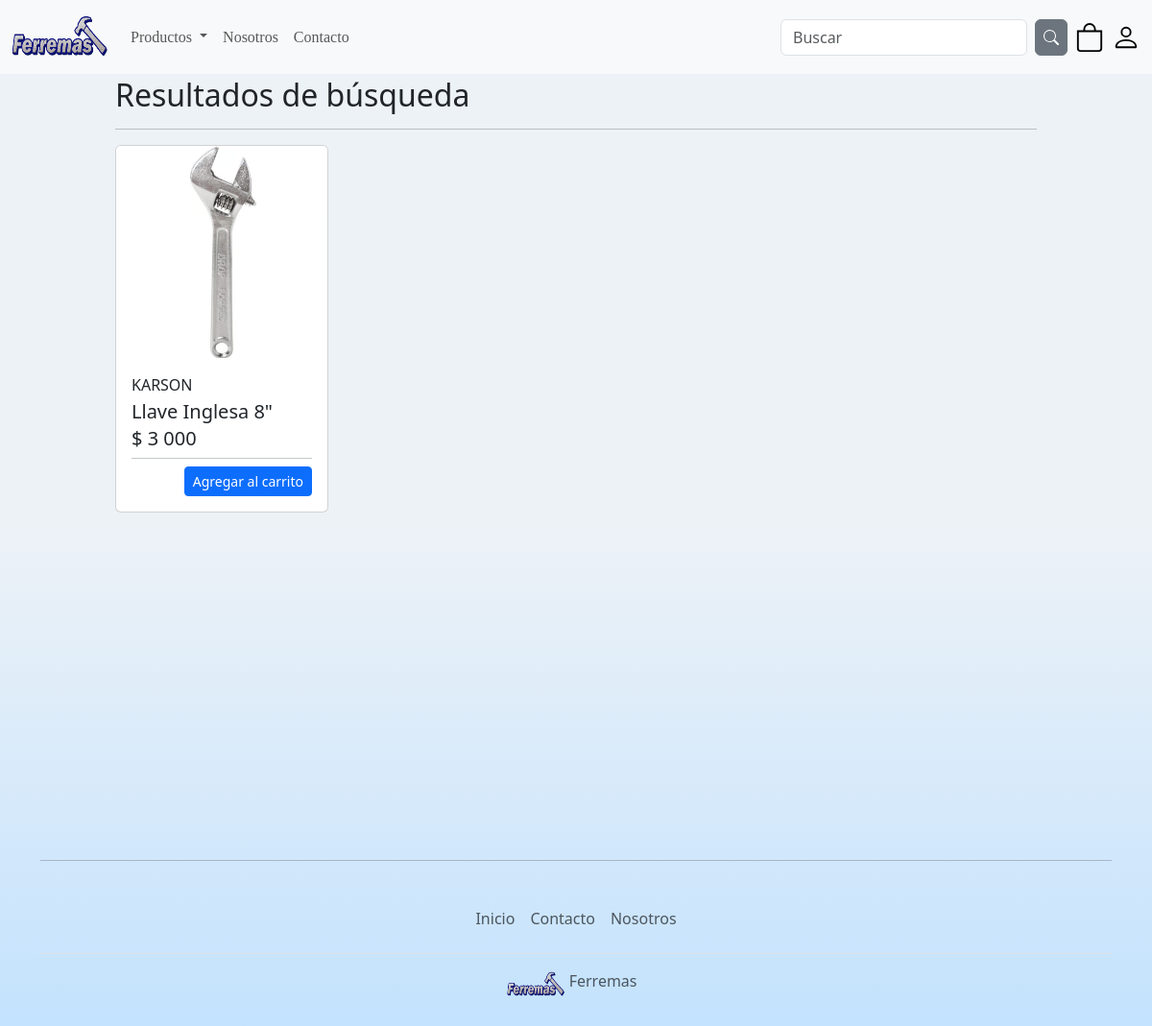
Before: /subcategoria/3/ with the older database file.
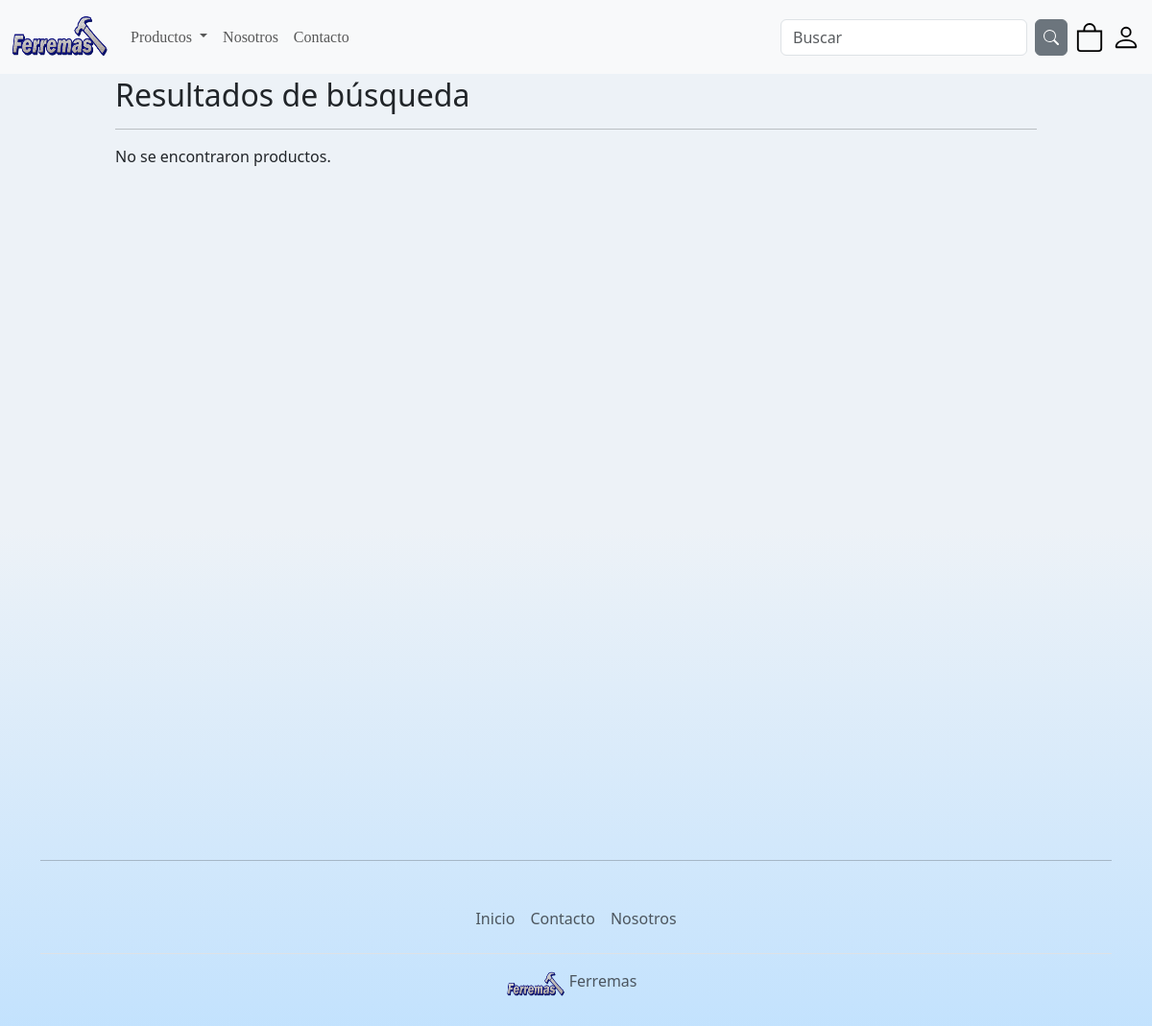
After: the same page with the newer database file.
### app/models.py (models this page shows, shortened)
class Producto(models.Model):
    nombre = models.CharField(max_length=50)
    precio = models.IntegerField()
    descripcion = models.TextField
    nuevo = models.BooleanField()
    marca = models.ForeignKey(Marca, on_delete=models.PROTECT)
    categoria = models.ForeignKey(Categoria, on_delete=models.PROTECT, null=True, blank=True)
    subcategoria = models.ForeignKey(Subcategoria, on_delete=models.PROTECT, null=True, blank=True)
    fecha_fabricacion = models.DateField()
    imagen = models.ImageField(upload_to='productos', null=True, blank=True)
    stock = models.PositiveIntegerField(default=0)

class Marca(models.Model):
    nombre = models.CharField(max_length=50)
    def __str__(self):
        return self.nombre

### app/views.py (the view)
# urls.py: path('subcategoria/<int:subcategoria_id>/', views.productos_por_subcategoria, name='productos_por_subcategoria'),  # <-- Agrega esta línea
def productos_por_subcategoria(request, subcategoria_id):
    subcategoria = get_object_or_404(Subcategoria, id=subcategoria_id)
    productos = Producto.objects.filter(subcategoria=subcategoria)
    return render(request, 'app/productos_por_categoria.html', {
        'categoria': subcategoria,
        'productos': productos
    })

### app/templates/app/productos_por_categoria.html (shortened to what this page needs)
{% extends 'app/base.html' %}
{% load humanize %}
{% block contenido %}
<h2>Resultados de búsqueda{% if query %} para "{{ query }}"{% endif %}</h2>
<hr>
{% if productos %}
  <div class="row">
    {% for p in productos %}
    <div class="col-lg-3 col-md-4 col-sm-6 mb-4 d-flex align-items-stretch">
        <div class="card h-100 w-100">
            {% if p.imagen %}
            <img src="{{ p.imagen.url }}" class="card-img-top" alt="image">
            {% endif %}
            <div class="card-body d-flex flex-column">
                <p class="mb-1">{{ p.marca|capfirst }}</p>
                <h5 class="card-title mb-1">{{ p.nombre|title }}</h5>
                <h5 class="mb-2">$ {{ p.precio|intcomma }}</h5>
                <hr class="mt-auto mb-2">
                <div class="d-flex justify-content-end">
                    <a href="{% url 'agregar_carrito' p.id %}" class="btn btn-primary btn-sm">Agregar al carrito</a>
                </div>
            </div>
        </div>
    </div>
    {% endfor %}
  </div>
{% else %}
  <p>No se encontraron productos.</p>
{% endif %}
{% endblock %}

Changed rows visible on the page:
no longer on this page (row edited): Producto: imagen (picture), marca "KARSON", nombre "Llave Inglesa 8\"", precio "3 000"
Other visible differences:
text now shown: "No se encontraron productos."
